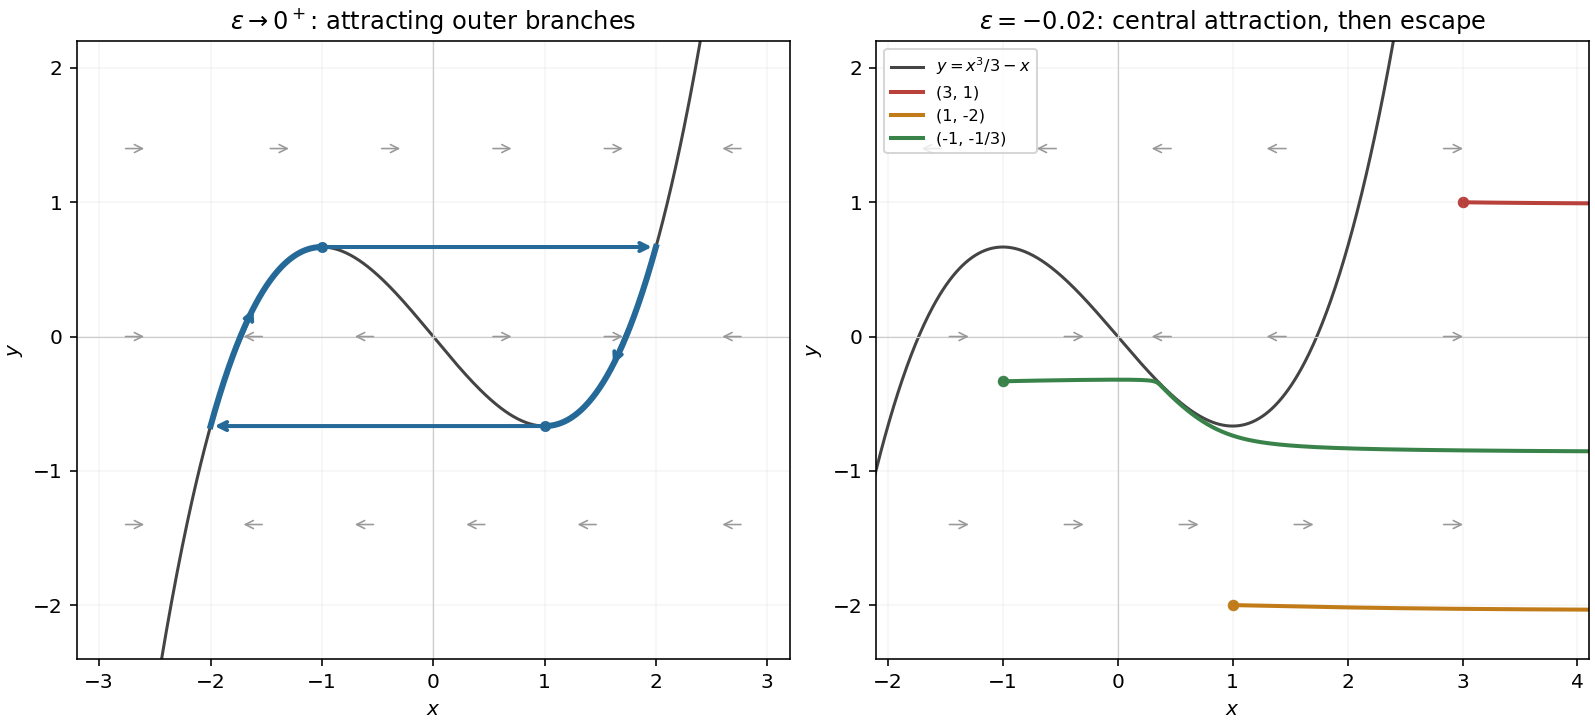

Write the Python code that produced this figure.
"""Original asymptotic sketches. Python 3.14.4; numpy 2.3.5; matplotlib 3.10.7.
Run from the output directory. Dependencies are in the wiki pyproject.toml.
"""
import numpy as np
import matplotlib
matplotlib.use('Agg')
import matplotlib.pyplot as plt
fig, axes = plt.subplots(1,2,figsize=(11,5),constrained_layout=True)
xs=np.linspace(-3.5,4.1,800); h=lambda x:x**3/3-x
for ax, positive in zip(axes,[True,False]):
    ax.plot(xs,h(xs),color='#444444',lw=1.5,label=r'$y=x^3/3-x$')
    for xx in [-2.8,-1.5,-.5,.5,1.5,2.8]:
        for yy in [-1.4,0,1.4]:
            f=xx-xx**3/3+yy; direction=np.sign(f)*(1 if positive else -1)
            ax.annotate('',xy=(xx+.24*direction,yy),xytext=(xx,yy),arrowprops=dict(arrowstyle='->',color='#999999',lw=.8))
    ax.axhline(0,color='#cccccc',lw=.6);ax.axvline(0,color='#cccccc',lw=.6)
    ax.set(xlabel='$x$',ylabel='$y$',ylim=(-2.4,2.2));ax.grid(alpha=.12)
right=np.linspace(2,1,150);left=np.linspace(-2,-1,150)
for xx in [right,left]:axes[0].plot(xx,h(xx),lw=3,color='#256998')
for yy,a,b in [(-2/3,1,-2),(2/3,-1,2)]:axes[0].annotate('',xy=(b,yy),xytext=(a,yy),arrowprops=dict(arrowstyle='->',color='#256998',lw=2))
for a,b in [(1.8,1.6),(-1.8,-1.6)]:axes[0].annotate('',xy=(b,h(b)),xytext=(a,h(a)),arrowprops=dict(arrowstyle='->',color='#256998',lw=2))
axes[0].scatter([1,-1],[-2/3,2/3],s=20,color='#256998');axes[0].set(xlim=(-3.2,3.2),title=r'$\epsilon\to0^+$: attracting outer branches')
# Numerical trajectories only illustrate the small-negative-epsilon motion.
def rhs(z):
    x,y=z
    return np.array([-x+x**3/3-y,-.02*x])
for z0,col,label in [([3.,1.],'#b9413b','(3, 1)'),([1.,-2.],'#c17b18','(1, -2)'),([-1.,-1/3],'#39834b','(-1, -1/3)')]:
    z=np.array(z0);out=[z.copy()];dt=.004
    for _ in range(60000):
        a=rhs(z);b=rhs(z+dt*a/2);c=rhs(z+dt*b/2);e=rhs(z+dt*c);z=z+dt*(a+2*b+2*c+e)/6
        out.append(z.copy())
        if abs(z[0])>4.1 or abs(z[1])>3:break
    q=np.array(out);axes[1].plot(q[:,0],q[:,1],color=col,lw=2,label=label);axes[1].scatter(*z0,color=col,s=22)
axes[1].set(xlim=(-2.1,4.1),title=r'$\epsilon=-0.02$: central attraction, then escape');axes[1].legend(fontsize=8,loc='upper left')
fig.savefig('2009-relaxation-phase-plane.png',dpi=145,facecolor='white')
